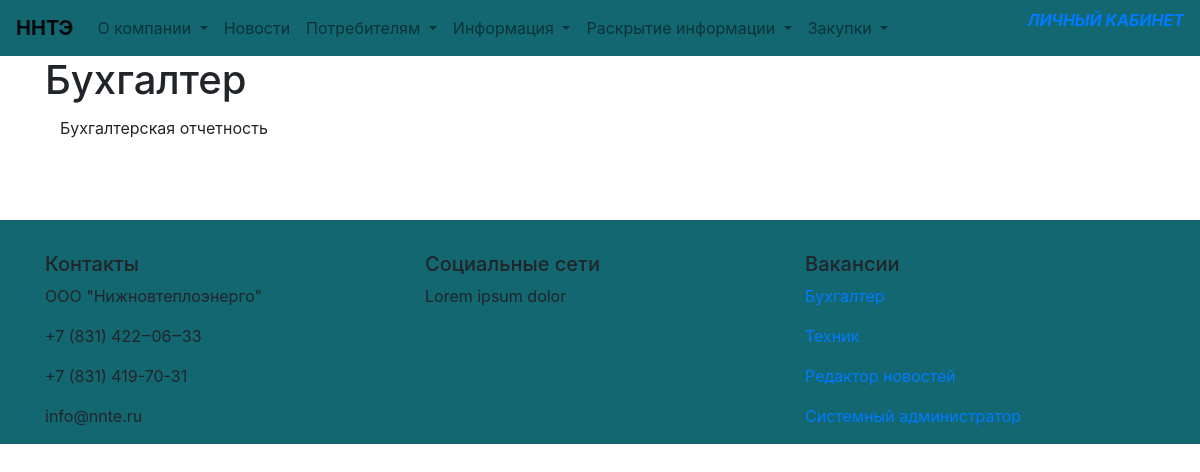
Screenshot of /vacancy/buhgalter/ with the database file from the repository.
### apps/models.py (models this page shows, shortened)
class Section(models.Model):
    title = models.CharField(max_length=30, verbose_name='Имя', )
    slug = models.SlugField(max_length=30, unique=True)
    sequence = models.IntegerField(unique=True, verbose_name='Порядок следования')
    visible = models.BooleanField(verbose_name='Видимый', default=True)
    class Meta:
        verbose_name = 'Раздел'
        verbose_name_plural = 'Разделы'

class Vacancy(models.Model):
    title = models.CharField(max_length=50, unique=True, verbose_name='Назавание', )
    slug = models.SlugField(max_length=50, unique=True)
    description = models.TextField(max_length=1000, verbose_name='Описание', )
    published_at = models.DateTimeField(default=now, editable=True,
                                        verbose_name='Дата публикации', )
    visible = models.BooleanField(verbose_name='Видимый', default=True)
    class Meta:
        verbose_name = 'Вакансия'
        verbose_name_plural = 'Вакансия'

class About(models.Model):
    name = models.CharField(max_length=30, unique=True, verbose_name='Название', )
    address = models.CharField(max_length=100, unique=True, verbose_name='Адрес', )
    tel = models.CharField(max_length=20, unique=True, verbose_name='Телефон', )
    fax = models.CharField(max_length=20, unique=True, verbose_name='Факс', )
    email = models.EmailField(max_length=20, unique=True, verbose_name='E-mail', )

### apps/views.py (the view)
# urls.py: path('vacancy/<slug:the_slug>/', vacancy, name='vacancy'),
def vacancy(request, the_slug):
    template = 'vacancy.html'
    vacancy = Vacancy.objects.get(slug=the_slug)
    context = {'vacancy': vacancy}
    return render(request, template, context)

### apps/context_processors.py (called while the page is built)
def nav_sections(request):
    sections_nav = Section.objects.filter(visible=True).order_by('sequence')
    section_list = []
    for section in sections_nav:
        categories = Category.objects.filter(section=section.id, visible=True).order_by('sequence')
        category_list = []
        for category in categories:
            category_list.append(
                {'id': category.id, 'title': category.title, 'slug': category.slug})
        section_list.append({'id': section.id, 'title': section.title, 'slug': section.slug,
                             'category_list': category_list})
    return {"section_list": section_list}

def contacts(request):
    contacts_company = Company.objects.all()
    return {'company': contacts_company[0]}

def questions(request):
    questions = Question.objects.all()
    rand_count = random.randint(0, len(questions) - 2)
    return {'most_questions': questions[rand_count]}

def vacancies(request):
    vacancies = Vacancy.objects.filter(visible=True).order_by('-published_at')
    count_obj = 4
    if len(vacancies) <= count_obj:
        last_vacancies = vacancies
    else:
        last_vacancies = vacancies[:count_obj]
    return {'last_vacancies': last_vacancies}

### templates/vacancy.html (shortened to what this page needs)
{% extends 'base.html' %}
{% block content %}
    <div class="container-fluid">
        <div class="container" id="">
                                <h1 class="card-title">{{ vacancy.title }}</h1>
        </div>
        <div class="container" id="maincontent">
            <div class="row">
                <div class="col-sm-10">
                    <div class="container" id="">
                        <div class="row">
                            <div class="col-sm-12">
                                <p class="card-text">{{ vacancy.description | safe }}</p>
                            </div>
                        </div>
                    </div>
                </div>
            </div>
        </div>
    </div>
{% endblock %}

### templates/nav.html (shortened to what this page needs)
<header class="header">
    <nav class="navbar navbar-expand-lg navbar-light">
        <a class="navbar-brand" href={% url 'index' %}><strong>ННТЭ</strong></a>
        <div class="collapse navbar-collapse" id="navbarSupportedContent">
            <ul class="navbar-nav mr-auto">
                <li class="nav-item dropdown">
                    <a class="nav-link dropdown-toggle" href="#" id="aboutCompany" role="button"
                       data-toggle="dropdown" aria-haspopup="true" aria-expanded="false">
                        О компании
                    </a>
                </li>
                <li class="nav-item">
                    <a class="nav-link" href={%  url 'news' %} id="aboutCompany">
                    Новости
                    </a>
                </li>
                {% for section in section_list %}
                    <li class="nav-item dropdown">
                        <a class="nav-link dropdown-toggle" href="#" id="forPeople" role="button"
                           data-toggle="dropdown" aria-haspopup="true" aria-expanded="false">
                            {{ section.title }}
                        </a>
                    </li>
                {% endfor %}
            </ul>
            <p class="cke_button">
                <a class="cke_button_label" href="#">Личный кабинет</a>
            </p>
        </div>
    </nav>
</header>

### templates/footer.html
<footer class="footer">
    <div class="container">
        <div class="row">
            <div class="col-sm-4">
                <h5>Контакты</h5>
                <p>{{ company.name }}</p>
                <p>{{ company.tel }}</p>
                <p>{{ company.fax }}</p>
                <p>{{ company.email }}</p>
            </div>
            <div class="col-sm-4">
                <h5>Социальные сети</h5>
                <p>Lorem ipsum dolor</p>
            </div>
            <div class="col-sm-4">
                <h5>Вакансии</h5>
                {% for vacancy in last_vacancies %}
                    <p>
                    <a href={% url 'vacancy' vacancy.slug %}>{{ vacancy.title }}</a>
                    </p>
                {% endfor %}
            </div>
        </div>
    </div>
</footer>

### staticfiles/css/custom.css (style rules this page uses)
.navbar { background-color: #136771; }
.cke_button { text-transform: uppercase; font-style: italic; font-weight: bolder; }
#maincontent { padding-bottom: 5em; background-image: url(https://img2.akspic.com/image/90535-waterway-sky-city-river-daytime-1366x768.jpg); }
.footer { padding-top: 2em; background-color: #136771; }

### rows the page displays
Section: title "Потребителям"
Section: title "Информация"
Section: title "Раскрытие информации"
Section: title "Закупки"
Vacancy: title "Бухгалтер", description "Бухгалтерская отчетность"
About: name "ООО \"Нижновтеплоэнерго\"", tel "+7 (831) 422‒06‒33", fax "+7 (831) 419-70-31", email "info@nnte.ru"
Vacancy: title "Техник"
Vacancy: title "Редактор новостей"
Vacancy: title "Системный администратор"
